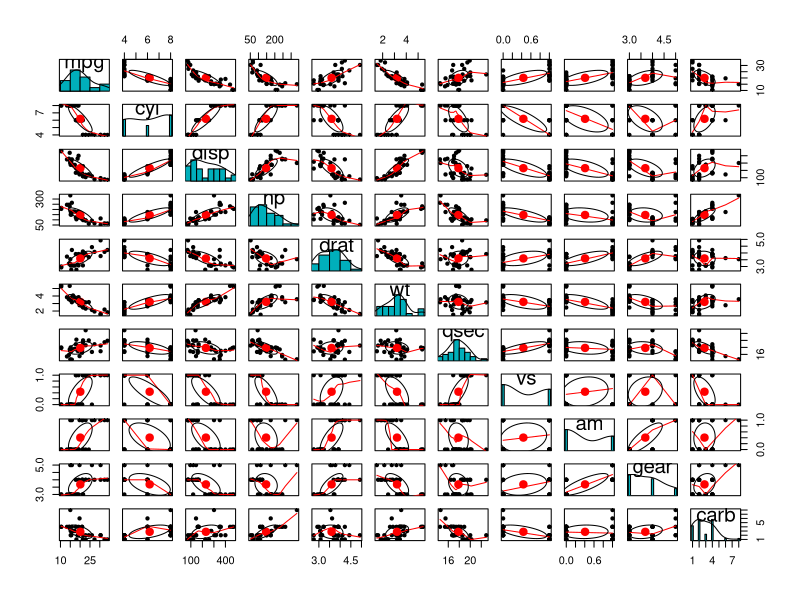
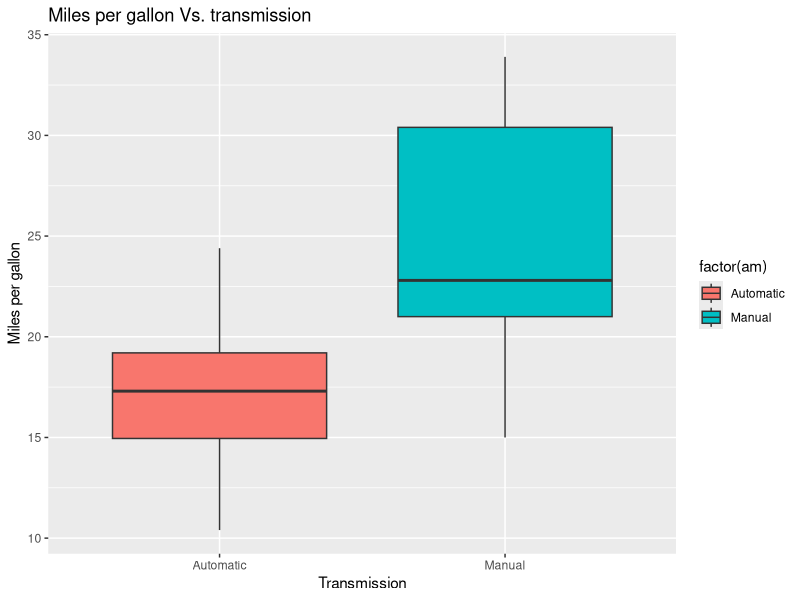
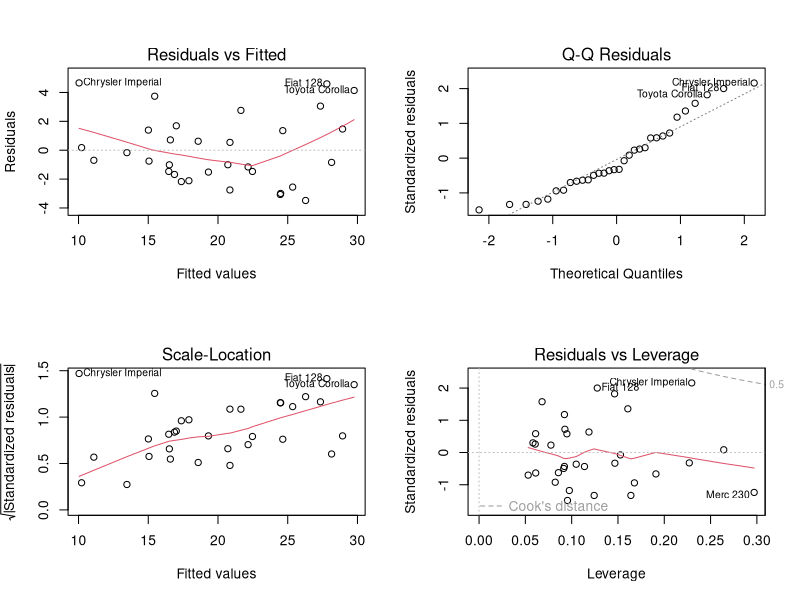

Source code (R) for these figures, in order:
## ---- chunk 1
knitr::opts_chunk$set(echo = FALSE)
## ---- chunk 2
data(mtcars)
head(mtcars)
str(mtcars)
## ---- chunk 3
require(stats)
round(cor(mtcars)[-1,1], 2)
## ---- chunk 4
library(psych)
pairs.panels(mtcars[,1:11],
             method = "pearson", # correlation method
             hist.col = "#00AFBB",
             density = TRUE,  # show density plots
             ellipses = TRUE, # show correlation ellipses
             scale = TRUE,
             cor = FALSE,
             rug = FALSE,
             stars = TRUE,
)
## ---- chunk 5
mtcars$am   <- factor(mtcars$am, labels = c("Automatic", "Manual"))
c(mean(subset(mtcars, mtcars$am=="Automatic")$mpg), 
  mean(subset(mtcars, mtcars$am=="Manual")$mpg))
## ---- chunk 6
library(ggplot2)
plot1 <- ggplot(mtcars, aes(x=factor(am), y=mpg, fill=factor(am)))
plot1 + geom_boxplot(notch=F) + 
  scale_x_discrete("Transmission") +   
  scale_y_continuous("Miles per gallon") +  
  ggtitle("Miles per gallon Vs. transmission")
## ---- chunk 7
t.test(mtcars$mpg~mtcars$am,conf.level = 0.95)$p.value 
## ---- chunk 8
fit <- lm(mpg~am, data = mtcars)
summary(fit)
## ---- chunk 9
fit1 <- lm(mpg~., data = mtcars)
summary(fit1)
## ---- chunk 10
fit2 <- step(lm(mpg~., data=mtcars), trace=0)
summary(fit2)
## ---- chunk 11
anova(fit,fit1,fit2)
## ---- chunk 12
par(mfrow = c(2,2))
plot(fit2)
